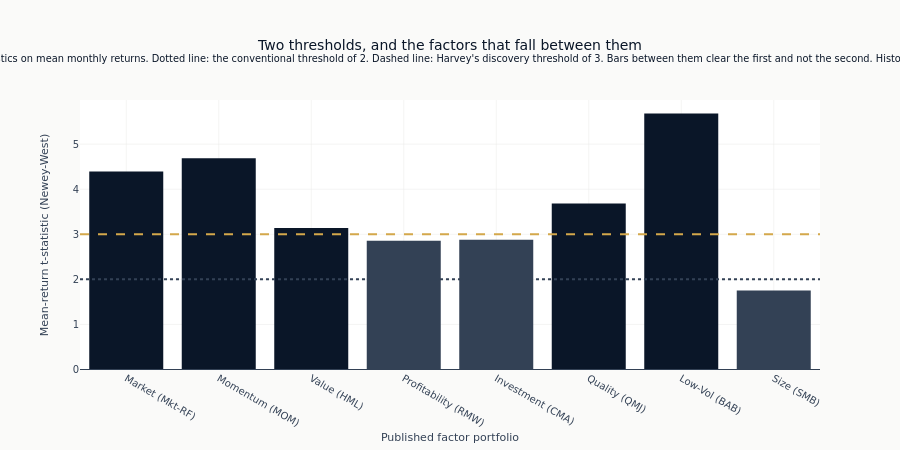

Notebook cell for this chart:
### Markdown cell above
The Harvey threshold belongs on the mean-return t-statistic itself. Bars above
three clear the conservative discovery screen; annualized Sharpe remains in the
hover text as a separate economic-magnitude diagnostic.

### Code cell
fig = go.Figure()
fig.add_trace(
    go.Bar(
        x=[labels.get(factor, factor) for factor in factor_order],
        y=[factor_stats[factor]["t_stat"] for factor in factor_order],
        marker_color=[
            COLORS["blue"]
            if factor_stats[factor]["t_stat"] > DISCOVERY_T_THRESHOLD
            else COLORS["neutral"]
            for factor in factor_order
        ],
        customdata=np.array([[factor_stats[factor]["sharpe"]] for factor in factor_order]),
        hovertemplate="<b>%{x}</b><br>Mean t (NW): %{y:.2f}<br>Annualized Sharpe: "
        "%{customdata[0]:.2f}<extra></extra>",
    )
)
fig.add_hline(y=DISCOVERY_T_THRESHOLD, line_dash="dash", line_color=COLORS["amber"], line_width=2)
fig.add_hline(
    y=CONVENTIONAL_T_THRESHOLD, line_dash="dot", line_color=COLORS["neutral"], line_width=2
)
fig.add_hline(y=0, line_color=COLORS["neutral"], line_width=1)

fig.update_layout(
    title=(
        "Two thresholds, and the factors that fall between them"
        f"<br><sup>Newey-West t-statistics on mean monthly returns. Dotted line: the conventional "
        f"threshold of {CONVENTIONAL_T_THRESHOLD:.0f}. Dashed line: Harvey's discovery threshold "
        f"of {DISCOVERY_T_THRESHOLD:.0f}. Bars between them clear the first and not the second. "
        "Histories differ by factor.</sup>"
    ),
    xaxis_title="Published factor portfolio",
    yaxis_title="Mean-return t-statistic (Newey-West)",
    showlegend=False,
    height=450,
)

show_plotly_with_alt(
    fig,
    "Bars of the Newey-West t-statistic on each factor's mean monthly return, with a dotted line at the conventional threshold of two and a dashed line at the discovery threshold of three; bars clearing the higher line are coloured.",
)

### Figure 1 — Plotly figure (JSON) as saved in the notebook; plotly's stock layout.template omitted (floating-point values rounded to 4 significant figures)
{"data": [{"customdata": [[0.4534], [0.456], [0.3462], [0.3901], [0.4121], [0.5049], [0.7072], [0.1823]], "hovertemplate": "<b>%{x}</b><br>Mean t (NW): %{y:.2f}<br>Annualized Sharpe: %{customdata[0]:.2f}<extra></extra>", "marker": {"color": ["#0a1628", "#0a1628", "#0a1628", "#334155", "#334155", "#0a1628", "#0a1628", "#334155"]}, "type": "bar", "x": ["Market (Mkt-RF)", "Momentum (MOM)", "Value (HML)", "Profitability (RMW)", "Investment (CMA)", "Quality (QMJ)", "Low-Vol (BAB)", "Size (SMB)"], "y": [4.394, 4.685, 3.139, 2.859, 2.878, 3.683, 5.68, 1.755]}], "layout": {"height": 450, "shapes": [{"line": {"color": "#D4A84B", "dash": "dash", "width": 2}, "type": "line", "x0": 0, "x1": 1, "xref": "x domain", "y0": 3.0, "y1": 3.0, "yref": "y"}, {"line": {"color": "#334155", "dash": "dot", "width": 2}, "type": "line", "x0": 0, "x1": 1, "xref": "x domain", "y0": 2.0, "y1": 2.0, "yref": "y"}, {"line": {"color": "#334155", "width": 1}, "type": "line", "x0": 0, "x1": 1, "xref": "x domain", "y0": 0, "y1": 0, "yref": "y"}], "showlegend": false, "title": {"text": "Two thresholds, and the factors that fall between them<br><sup>Newey-West t-statistics on mean monthly returns. Dotted line: the conventional threshold of 2. Dashed line: Harvey's discovery threshold of 3. Bars between them clear the first and not the second. Histories differ by factor.</sup>"}, "xaxis": {"title": {"text": "Published factor portfolio"}}, "yaxis": {"title": {"text": "Mean-return t-statistic (Newey-West)"}}}}
